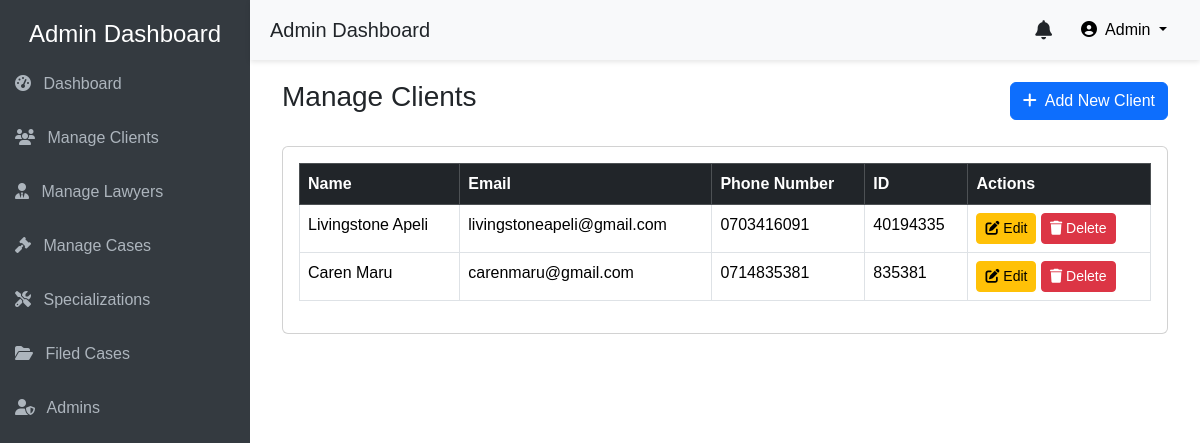
Page /admin/manage_clients.php on the committed database.
### tables this page shows
CREATE TABLE `clients` (
  `id` int(11) NOT NULL,
  `full_name` varchar(150) NOT NULL,
  `email` varchar(100) NOT NULL,
  `phone` varchar(15) NOT NULL,
  `id_number` varchar(20) NOT NULL,
  `password` varchar(255) NOT NULL,
  `created_at` timestamp NOT NULL DEFAULT current_timestamp(),
  `updated_at` timestamp NOT NULL DEFAULT current_timestamp() ON UPDATE current_timestamp()
);

### admin/manage_clients.php (the view, shortened to what this page needs)
<?php
include('../includes/db_connect.php');
?>
<!DOCTYPE html>
<html lang="en">
<head>
    <link href="https://cdn.jsdelivr.net/npm/bootstrap@5.3.2/dist/css/bootstrap.min.css" rel="stylesheet">
    <link rel="stylesheet" href="https://cdnjs.cloudflare.com/ajax/libs/font-awesome/6.4.0/css/all.min.css">
    <link rel="stylesheet" href="../css/common_dashboard.css">
</head>
<body>
    <?php include('includes/side-nav.php'); ?>
    <?php include('includes/header.php'); ?>
    <div class="main-content">
        <div class="container-fluid">
            <div class="d-flex justify-content-between align-items-center mb-4">
                <h3>Manage Clients</h3>
                <button class="btn btn-primary" data-bs-toggle="modal" data-bs-target="#addClientModal">
                    <i class="fa fa-plus me-2"></i>Add New Client
                </button>
            </div>
            <div class="card">
                <div class="card-body">
                    <table class="table table-bordered table-hover">
                        <thead class="table-dark">
                            <tr>
                                <th>Name</th>
                                <th>Email</th>
                                <th>Phone Number</th>
                                <th>ID</th>
                                <th>Actions</th>
                            </tr>
                        </thead>
                        <tbody>
                            <?php
                            $sql = "SELECT id, full_name, email, phone, id_number FROM clients ORDER BY id ASC";
                            $result = $conn->query($sql);
                            if ($result->num_rows > 0) {
                                while ($row = $result->fetch_assoc()) {
                                    echo "<tr>
                                        <td>{$row['full_name']}</td>
                                        <td>{$row['email']}</td>
                                        <td>{$row['phone']}</td>
                                        <td>{$row['id_number']}</td>
                                        <td>
                                            <button class='btn btn-sm btn-warning' data-bs-toggle='modal' data-bs-target='#editClientModal' onclick='editClient({$row['id']})'>
                                                <i class='fa fa-edit'></i> Edit
                                            </button>
                                            <button class='btn btn-sm btn-danger' onclick='deleteClient({$row['id']})'>
                                                <i class='fa fa-trash'></i> Delete
                                            </button>
                                        </td>
                                    </tr>";
                                }
                            } else {
                                echo "<tr><td colspan='6' class='text-center'>No clients found</td></tr>";
                            }
                            ?>
                        </tbody>
                    </table>
                </div>
            </div>
        </div>
    </div>
</body>
</html>

### css/common_dashboard.css (style rules this page uses)
body { font-family: Arial, sans-serif; }
.main-content { margin-left: 250px; padding: 80px 20px 20px; }

### rows in the picture
clients: full_name "Livingstone Apeli", email "livingstoneapeli@gmail.com", phone "0703416091", id_number "40194335"
clients: full_name "Caren Maru", email "carenmaru@gmail.com", phone "0714835381", id_number "835381"
